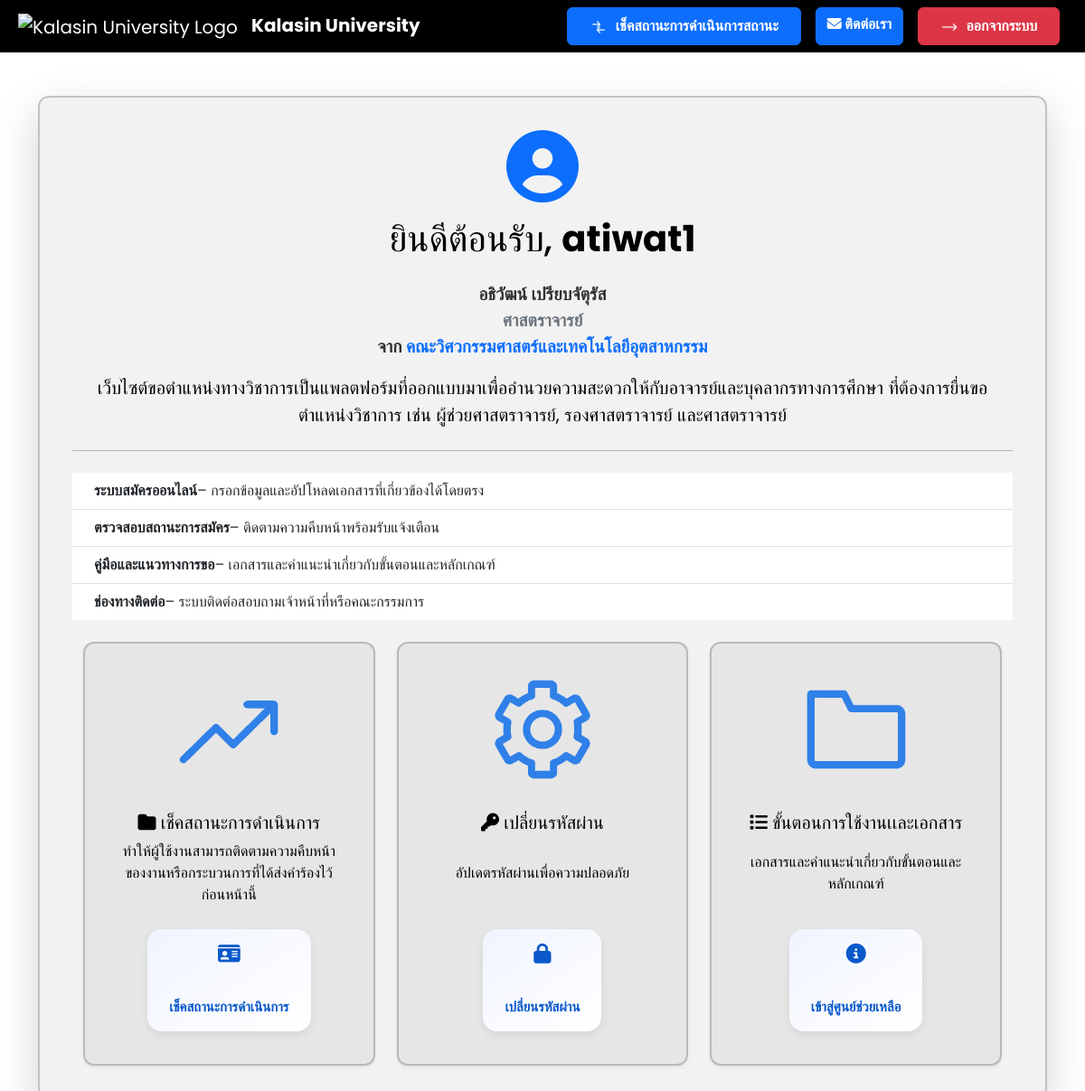
The app's page /dashboard (signed in) with its own data.
### app.py (models this page shows)
class User(db.Model, UserMixin):
    __tablename__ = "user"
    id        = db.Column(db.Integer, primary_key=True)
    username  = db.Column(db.String(80),  unique=True, nullable=False)
    password  = db.Column(db.String(128), nullable=False)   # เก็บ hash ได้ยาว ๆ
    full_name = db.Column(db.String(150), nullable=False)
    first_name = db.Column(db.String(80))
    last_name  = db.Column(db.String(80))
    faculty    = db.Column(db.String(100), nullable=False)
    email      = db.Column(db.String(120), unique=True, nullable=False)
    role       = db.Column(db.String(20),  default="user")
    phone      = db.Column(db.String(20))   # 🆕 เพิ่มบรรทัดนี้
    position = db.Column(db.String(100), nullable=True)
    requests = db.relationship(
        "AcademicRequest",
        backref="user",
        cascade="all, delete-orphan",
        lazy="dynamic"
    )
    workflow_steps = db.relationship(
        "WorkflowStep",
        backref="user",
        cascade="all, delete-orphan",
        lazy="dynamic"
    )
    contact_messages = db.relationship(
        "ContactMessage",
        back_populates="user",
        cascade="all, delete-orphan", # <-- This is the crucial instruction
        lazy="dynamic"
    )

### app.py (the view)
@app.route('/dashboard')
def user_dashboard():
    user_id = session.get('user_id')
    if user_id:
        user = User.query.get(user_id)
        name_parts = user.full_name.strip().split(" ", 1)
        first_name = name_parts[0]
        last_name = name_parts[1] if len(name_parts) > 1 else ""
        faculty_th = FACULTY_MAP.get(user.faculty, "ไม่ระบุคณะ")
        position_th = POSITION_MAP.get(user.position, "ไม่ระบุตำแหน่ง")
        return render_template(
            'user_dashboard.html',
            username=user.username,
            first_name=first_name,      # ส่วนเดิม
            last_name=last_name,        # ส่วนเดิม
            faculty=faculty_th,         # ส่วนเดิม
            position=position_th        # <-- ส่วนที่เพิ่มใหม่
        )
    return redirect(url_for('user_login'))

### app.py (called while the page is built)
@app.after_request
def add_no_cache_headers(resp):
    resp.headers['Cache-Control'] = (
        'no-store, no-cache, must-revalidate, max-age=0')
    resp.headers['Pragma'] = 'no-cache'
    resp.headers['Expires'] = '0'
    return resp

### templates/user_dashboard.html (shortened to what this page needs)
<!DOCTYPE html>
<html lang="th">
<head>
    <link href="https://cdn.jsdelivr.net/npm/bootstrap@5.3.3/dist/css/bootstrap.min.css" rel="stylesheet">
    <link rel="stylesheet" href="https://cdnjs.cloudflare.com/ajax/libs/font-awesome/6.4.2/css/all.min.css">
</head>
<body>
<nav class="navbar navbar-expand-lg navbar-dark" style="background-color: black;">
    <div class="container-fluid">
        <a class="navbar-brand ms-2" href="{{ url_for('user_dashboard') }}">
                <img src="https://upload.wikimedia.org/wikipedia/th/thumb/4/4e/Kalasin_University_Seal.svg/1200px-Kalasin_University_Seal.svg.png" alt="Kalasin University Logo" style="height: 50px; margin-right: 10px;">
                <strong>Kalasin University</strong>
            </a>
<div class="ms-auto d-flex gap-2 me-3">
    <a href="{{ url_for('status') }}" class="btn btn-primary fw-bold px-4 py-2 me-2">
        <img src="{{ url_for('static', filename='images/rearoww.gif') }}" style="height: 20px; margin-right: 5px;">
                    </i> เช็คสถานะการดำเนินการสถานะ
                </a>
<a href="{{ url_for('contact') }}"
         class="btn btn-primary fw-bold me-2"><i class="fas fa-envelope"></i> ติดต่อเรา</a>
            <a href="{{ url_for('logout') }}" class="btn btn-danger fw-bold px-4 py-2">
                <img src="{{ url_for('static', filename='images/arrow-white.gif') }}" style="height: 20px; margin-right: 5px;">
                ออกจากระบบ
            </a>
        </div>
    </div>
</nav>
    <div class="container mt-5">
        <div class="card shadow-lg">
            <div class="card-body text-center">
                <div class="mb-3">
                    <i class="fas fa-user-circle fa-5x text-primary"></i>
                </div>
               <h1 class="mb-4">
    ยินดีต้อนรับ, <strong>{{ username }}</strong>
</h1>
<p style="font-size:1.2rem;font-weight:600;color:#333;">
    {{ first_name }} {{ last_name }}<br>
    <span class="text-secondary fw-bold">{{ position }}</span><br>
    จาก <strong class="text-primary">คณะ{{ faculty }}</strong>
</p>
                <p class="lead">
                    เว็บไซต์ขอตำแหน่งทางวิชาการเป็นแพลตฟอร์มที่ออกแบบมาเพื่ออำนวยความสะดวกให้กับอาจารย์และบุคลากรทางการศึกษา
                    ที่ต้องการยื่นขอตำแหน่งวิชาการ เช่น <strong>ผู้ช่วยศาสตราจารย์, รองศาสตราจารย์ และศาสตราจารย์</strong>
                </p>
                <hr class="my-4">
                <div class="text-start">
                    <ul class="list-group list-group-flush">
                        <li class="list-group-item d-flex align-items-center">
                             <strong>ระบบสมัครออนไลน์</strong> – กรอกข้อมูลและอัปโหลดเอกสารที่เกี่ยวข้องได้โดยตรง
                        </li>
                        <li class="list-group-item d-flex align-items-center">
                             <strong>ตรวจสอบสถานะการสมัคร</strong> – ติดตามความคืบหน้าพร้อมรับแจ้งเตือน
                        </li>
                        <li class="list-group-item d-flex align-items-center">
                             <strong>คู่มือและแนวทางการขอ</strong> – เอกสารและคำแนะนำเกี่ยวกับขั้นตอนและหลักเกณฑ์
                        </li>
                        <li class="list-group-item d-flex align-items-center">
                             <strong>ช่องทางติดต่อ</strong> – ระบบติดต่อสอบถามเจ้าหน้าที่หรือคณะกรรมการ
                        </li>
                    </ul>
                </div>
                <div class="container mt-4">
    <div class="row g-4">
        <div class="col-md-4">
            <div class="card text-center h-100 shadow-sm">
                <img src="static/images/aROOWWWW.gif" class="card-img-top"
                alt="Manage Users"
                style="height: 150px; object-fit: contain; padding: 10px;">
                <div class="card-body d-flex flex-column justify-content-between align-items-center">
                    <h5 class="card-title"><i class="fa-solid fa-folder"></i> เช็คสถานะการดำเนินการ</h5>
                    <p class="card-text">ทำให้ผู้ใช้งานสามารถติดตามความคืบหน้าของงานหรือกระบวนการที่ได้ส่งคำร้องไว้ก่อนหน้านี้</p>
                    <a href="status" class="custom-icon-button">
                        <i class="fas fa-id-card"></i><br>เช็คสถานะการดำเนินการ
                    </a>
                </div>
            </div>
        </div>
<div class="col-md-4">
    <div class="card text-center h-100 shadow-sm">
        <img src="{{ url_for('static', filename='images/setthinhsss.gif') }}" class="card-img-top"
        alt="Manage Users"
        style="height: 150px; object-fit: contain; padding: 10px;">
        <div class="card-body d-flex flex-column justify-content-between align-items-center">
            <h5 class="card-title"><i class="fas fa-key"></i> เปลี่ยนรหัสผ่าน</h5>
            <p class="card-text">อัปเดตรหัสผ่านเพื่อความปลอดภัย</p>
            <a href="{{ url_for('change_password') }}" class="custom-icon-button">
                <i class="fas fa-lock"></i><br>เปลี่ยนรหัสผ่าน
            </a>
        </div>
    </div>
</div>
        <div class="col-md-4">
            <div class="card text-center h-100 shadow-sm">
                <img src="static/images/Filefggfg.gif" class="card-img-top"
                alt="Manage Users"
                style="height: 150px; object-fit: contain; padding: 10px;">
                <div class="card-body d-flex flex-column justify-content-between align-items-center">
                    <h5 class="card-title"><i class="fa-solid fa-list"></i> ขั้นตอนการใช้งานเเละเอกสาร</h5>
                    <p class="card-text">เอกสารและคำแนะนำเกี่ยวกับขั้นตอนและหลักเกณฑ์</p>
                    <a href="help" class="custom-icon-button">
                        <i class="fas fa-info-circle"></i><br>เข้าสู่ศูนย์ช่วยเหลือ
                    </a>
                </div>
            </div>
        </div>
    </div>
</div>
</body>
</html>

### templates/user_dashboard.html (style rules this page uses)
body { font-family: 'Poppins', sans-serif; background: white; color: black; transition: all 0.3s ease-in-out; }
.navbar { background: #000000; backdrop-filter: blur(10px); }
.card { background: rgba(0, 0, 0, 0.05); color: black; border-radius: 12px; padding: 20px; border: 2px solid rgba(0, 0, 0, 0.2); box-shadow: 0 5px 15px rgba(0, 0, 0, 0.2); }
.card-img-top { height: 200px; object-fit: cover; }
.custom-icon-button { display: inline-block; margin-top: 10px; padding: 10px 16px; border-radius: 10px; border: 1.5px solid #007bff; color: #007bff; text-decoration: none; font-weight: 500; text-align: center; background-color:rgb(51, 47, 47); transition: all 0.2s ease; }
.custom-icon-button i { font-size: 20px; margin-bottom: 8px; display: block; }
.custom-icon-button { display: flex; flex-direction: column; align-items: center; justify-content: center; padding: 16px 24px; gap: 8px; border: none; border-radius: 16px; background: linear-gradient(145deg, #f0f4ff, #ffffff); box-shadow: 0 4px 12px rgba(0, 0, 0, 0.08); color: #0a58ca; font-weight: 600; font-size: 15px; text-decoration: none; transition: all 0.3s ease; }
.custom-icon-button i { font-size: 22px; margin-bottom: 6px; color: #0a58ca; }

### records on screen
User: username "atiwat1", first_name "อธิวัฒน์", last_name "เปรียบจัตุรัส"

### other values on screen
{{ position }} "ศาสตราจารย์"
{{ faculty }} "วิศวกรรมศาสตร์และเทคโนโลยีอุตสาหกรรม"
